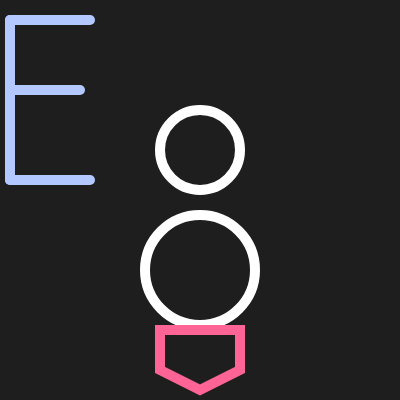
Frame 1 (no input)
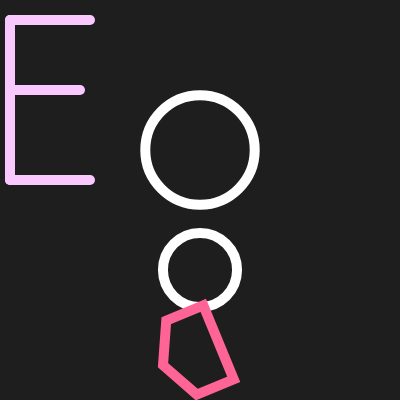
Frame 60 (no input)
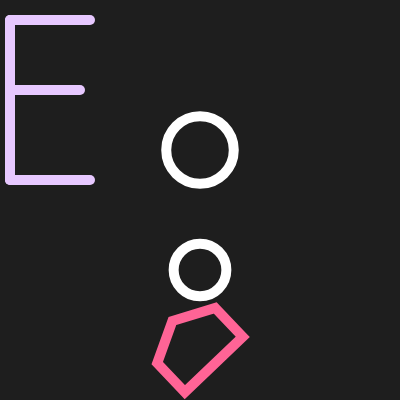
Frame 120 (the mouse pressed at the canvas centre since frame 60)

The p5.js sketch that drew these frames (run headless with seeded random() and noise() and a simulated clock; from frame 60 on, the mouse is pressed at the canvas centre):

// p5.js sketch
// ── sketch.js
let angle = 0;

function setup() {
  createCanvas(400, 400);
  strokeCap(ROUND);
  noFill();
}

function draw() {
  background(30);

  // Animated frame lines with shifting hue
  strokeWeight(10);
  let hue = map(sin(angle), -1, 1, 100, 255);
  stroke(hue, 200, 255);
  line(10, 20, 90, 20);
  line(10, 20, 10, 180);
  line(10, 90, 80, 90);
  line(10, 180, 90, 180);

  // Pulsing circles
  stroke(255);
  let d1 = 80 + 30 * sin(angle * 1.5);
  let d2 = 80 + 30 * cos(angle * 1.5);
  ellipse(200, 150, d1);
  ellipse(200, 270, d2);

  // Rotating bottom polygon
  push();
    translate(200, 350);
    rotate(angle);
    stroke(255, 100, 150);
    beginShape();
      vertex(-40, -20);
      vertex(-40, 20);
      vertex(0, 40);
      vertex(40, 20);
      vertex(40, -20);
    endShape(CLOSE);
  pop();

  angle += 0.02;
}
